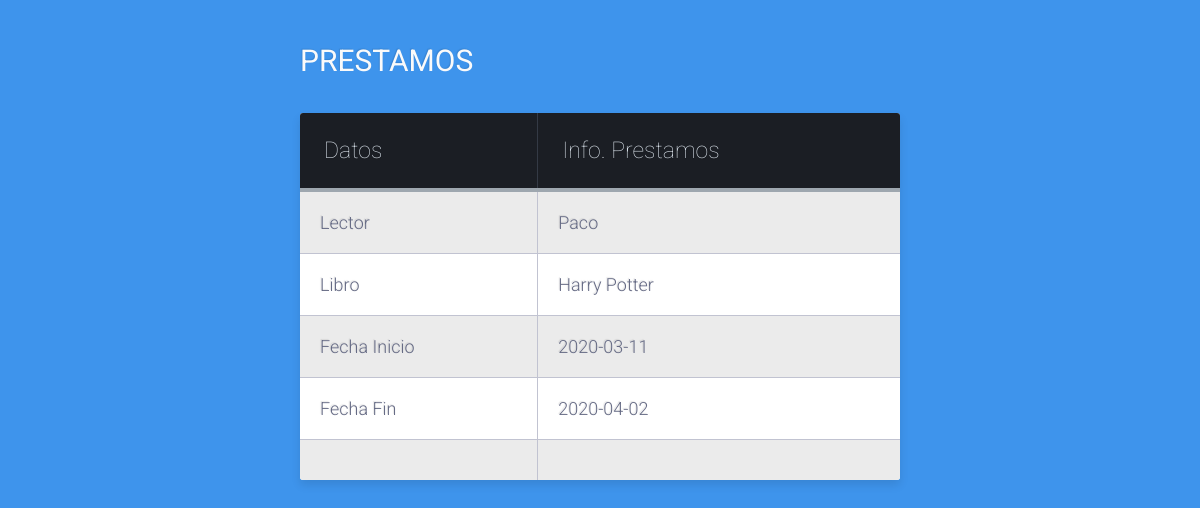
Screenshot of /prestamos with the database file from the repository.
### tables this page shows
CREATE TABLE "Lector" (
	"id_lector"	INTEGER NOT NULL PRIMARY KEY AUTOINCREMENT,
	"Nombre"	varchar(25) NOT NULL,
	"Telefono"	varchar(25) NOT NULL,
	"Direccion"	varchar(25) NOT NULL,
	"Num_libros_prestados"	INTEGER NOT NULL,
	"Dias_multa"	INTEGER NOT NULL
);

CREATE TABLE "Libro" (
	"id_libro"	INTEGER NOT NULL PRIMARY KEY AUTOINCREMENT,
	"Nombre"	varchar(25) NOT NULL,
	"Autor"	varchar(25) NOT NULL,
	"Genero"	varchar(25) NOT NULL,
	"Editorial"	varchar(25) NOT NULL,
	"Ano"	date NOT NULL,
	"Num_copias"	INTEGER NOT NULL
);

CREATE TABLE "Prestamo" (
	"id_libro"	INTEGER NOT NULL,
	"id_lector"	INTEGER NOT NULL,
	"Fecha_inicio"	date NOT NULL,
	"Fecha_fin"	date NOT NULL,
	FOREIGN KEY("id_libro") REFERENCES "Libro"("id_libro"),
	FOREIGN KEY("id_lector") REFERENCES "Lector"("id_lector")
);

### run.py (the view)
@app.route('/prestamos')
def mostrarPrestamo():
    prestamo.extractInfo()
    return render_template("Prestamos.html", lector=prestamo.nombre_lector, libro=prestamo.nombre_libro,
                           fecha_inicio=prestamo.fecha_inicio, fecha_fin=prestamo.fecha_final, num=prestamo.num)

### templates/Prestamos.html (shortened to what this page needs)
<html lang="es">
<head>
    <link href="../static/css/mycss.css" rel="stylesheet">
</head>
<body>
<div class="table-title">
<h3>Prestamos</h3>
</div>
<table class="table-fill">
<thead>
<tr>
<th class="text-left">Datos</th>
<th class="text-left"> Info. Prestamos</th>
</tr>
</thead>
<tbody class="table-hover">
{% for i in range(num) %}
    <tr>
        <td class="text-left">Lector</td>
        <td class="text-left">{{ lector[i] }}</td>
    </tr>
    <tr>
        <td class="text-left">Libro</td>
        <td class="text-left">{{ libro[i] }}</td>
    </tr>
    <tr>
        <td class="text-left">Fecha Inicio</td>
        <td class="text-left">{{ fecha_inicio[i] }}</td>
    </tr>
    <tr>
        <td class="text-left">Fecha Fin</td>
        <td class="text-left">{{ fecha_fin[i] }}</td>
    </tr>
    <tr>
        <td></td>
        <td></td>
    </tr>
{% endfor %}
</tbody>
</table>
  </body>
</html>

### static/css/mycss.css (style rules this page uses)
body { background-color: #3e94ec; font-family: "Roboto", helvetica, arial, sans-serif; font-size: 16px; font-weight: 400; text-rendering: optimizeLegibility; }
div.table-title { display: block; margin: auto; max-width: 600px; padding:5px; width: 100%; }
.table-title h3 { color: #fafafa; font-size: 30px; font-weight: 400; font-style:normal; font-family: "Roboto", helvetica, arial, sans-serif; text-shadow: -1px -1px 1px rgba(0, 0, 0, 0.1); text-transform:uppercase; }
.table-fill { background: white; border-radius:3px; border-collapse: collapse; height: 320px; margin: auto; max-width: 600px; padding:5px; width: 100%; box-shadow: 0 5px 10px rgba(0, 0, 0, 0.1); animation: float 5s infinite; }
th { color:#D5DDE5;; background:#1b1e24; border-bottom:4px solid #9ea7af; border-right: 1px solid #343a45; font-size:23px; font-weight: 100; padding:24px; text-align:left; text-shadow: 0 1px 1px rgba(0, 0, 0, 0.1); vertical-align:middle; }
th:first-child { border-top-left-radius:3px; }
th:last-child { border-top-right-radius:3px; border-right:none; }
tr { border-top: 1px solid #C1C3D1; border-bottom-: 1px solid #C1C3D1; color:#666B85; font-size:16px; font-weight:normal; text-shadow: 0 1px 1px rgba(256, 256, 256, 0.1); }
tr:first-child { border-top:none; }
tr:last-child { border-bottom:none; }
tr:nth-child(odd) td { background:#EBEBEB; }
tr:last-child td:first-child { border-bottom-left-radius:3px; }
tr:last-child td:last-child { border-bottom-right-radius:3px; }
td { background:#FFFFFF; padding:20px; text-align:left; vertical-align:middle; font-weight:300; font-size:18px; text-shadow: -1px -1px 1px rgba(0, 0, 0, 0.1); border-right: 1px solid #C1C3D1; }
td:last-child { border-right: 0px; }
th.text-left { text-align: left; }
td.text-left { text-align: left; }

### rows the page displays
Lector: Nombre "Paco"
Libro: Nombre "Harry Potter"
Prestamo: Fecha_inicio "2020-03-11", Fecha_fin "2020-04-02"
